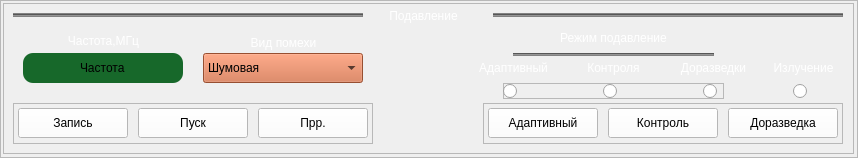
  <widget class="QFrame" name="frame_13">
   <property name="geometry">
    <rect>
     <x>810</x>
     <y>130</y>
     <width>858</width>
     <height>158</height>
    </rect>
   </property>
   <property name="frameShape">
    <enum>QFrame::StyledPanel</enum>
   </property>
   <property name="frameShadow">
    <enum>QFrame::Plain</enum>
   </property>
   <widget class="QFrame" name="frame_2">
    <property name="geometry">
     <rect>
      <x>3</x>
      <y>3</y>
      <width>851</width>
      <height>151</height>
     </rect>
    </property>
    <property name="frameShape">
     <enum>QFrame::StyledPanel</enum>
    </property>
    <property name="frameShadow">
     <enum>QFrame::Plain</enum>
    </property>
    <widget class="Line" name="line_8">
     <property name="geometry">
      <rect>
       <x>10</x>
       <y>10</y>
       <width>350</width>
       <height>4</height>
      </rect>
     </property>
     <property name="styleSheet">
      <string notr="true">background-color:rgb(130, 130, 130)</string>
     </property>
     <property name="orientation">
      <enum>Qt::Horizontal</enum>
     </property>
    </widget>
    <widget class="QComboBox" name="cb_mod_2">
     <property name="geometry">
      <rect>
       <x>200</x>
       <y>50</y>
       <width>160</width>
       <height>30</height>
      </rect>
     </property>
     <property name="cursor">
      <cursorShape>PointingHandCursor</cursorShape>
     </property>
     <property name="styleSheet">
      <string notr="true">background-color: rgb(212, 111, 68)</string>
     </property>
     <item>
      <property name="text">
       <string>Шумовая</string>
      </property>
     </item>
    </widget>
    <widget class="QLineEdit" name="start_2">
     <property name="geometry">
      <rect>
       <x>20</x>
       <y>50</y>
       <width>160</width>
       <height>30</height>
      </rect>
     </property>
     <property name="styleSheet">
      <string notr="true">background-color: rgb(23,104,42);
border-radius: 10px;
</string>
     </property>
     <property name="text">
      <string>Частота</string>
     </property>
     <property name="alignment">
      <set>Qt::AlignCenter</set>
     </property>
    </widget>
    <widget class="Line" name="line_9">
     <property name="geometry">
      <rect>
       <x>490</x>
       <y>10</y>
       <width>350</width>
       <height>4</height>
      </rect>
     </property>
     <property name="styleSheet">
      <string notr="true">background-color:rgb(130, 130, 130)</string>
     </property>
     <property name="orientation">
      <enum>Qt::Horizontal</enum>
     </property>
    </widget>
    <widget class="QRadioButton" name="radioButton_9">
     <property name="geometry">
      <rect>
       <x>790</x>
       <y>80</y>
       <width>21</width>
       <height>16</height>
      </rect>
     </property>
     <property name="text">
      <string/>
     </property>
    </widget>
    <widget class="QLabel" name="lbl_13">
     <property name="geometry">
      <rect>
       <x>360</x>
       <y>5</y>
       <width>121</width>
       <height>16</height>
      </rect>
     </property>
     <property name="styleSheet">
      <string notr="true">color: rgb(255, 255, 255);</string>
     </property>
     <property name="text">
      <string>Подавление</string>
     </property>
     <property name="alignment">
      <set>Qt::AlignCenter</set>
     </property>
    </widget>
    <widget class="QFrame" name="frame_14">
     <property name="geometry">
      <rect>
       <x>10</x>
       <y>100</y>
       <width>360</width>
       <height>41</height>
      </rect>
     </property>
     <property name="frameShape">
      <enum>QFrame::StyledPanel</enum>
     </property>
     <property name="frameShadow">
      <enum>QFrame::Plain</enum>
     </property>
     <widget class="QPushButton" name="btn_prr">
      <property name="geometry">
       <rect>
        <x>245</x>
        <y>5</y>
        <width>110</width>
        <height>30</height>
       </rect>
      </property>
      <property name="cursor">
       <cursorShape>PointingHandCursor</cursorShape>
      </property>
      <property name="styleSheet">
       <string notr="true">background-color: rgb(255,255,255)</string>
      </property>
      <property name="text">
       <string>Прр.</string>
      </property>
     </widget>
     <widget class="QPushButton" name="btn_pusk">
      <property name="geometry">
       <rect>
        <x>125</x>
        <y>5</y>
        <width>110</width>
        <height>30</height>
       </rect>
      </property>
      <property name="cursor">
       <cursorShape>PointingHandCursor</cursorShape>
      </property>
      <property name="styleSheet">
       <string notr="true">background-color: rgb(255,255,255)</string>
      </property>
      <property name="text">
       <string>Пуск</string>
      </property>
     </widget>
     <widget class="QPushButton" name="btn_z">
      <property name="geometry">
       <rect>
        <x>5</x>
        <y>5</y>
        <width>110</width>
        <height>30</height>
       </rect>
      </property>
      <property name="cursor">
       <cursorShape>PointingHandCursor</cursorShape>
      </property>
      <property name="styleSheet">
       <string notr="true">background-color: rgb(255,255,255)</string>
      </property>
      <property name="text">
       <string>Запись</string>
      </property>
     </widget>
    </widget>
    <widget class="QFrame" name="frame_15">
     <property name="geometry">
      <rect>
       <x>480</x>
       <y>100</y>
       <width>360</width>
       <height>41</height>
      </rect>
     </property>
     <property name="frameShape">
      <enum>QFrame::StyledPanel</enum>
     </property>
     <property name="frameShadow">
      <enum>QFrame::Plain</enum>
     </property>
     <widget class="QPushButton" name="btn_adaptiv">
      <property name="geometry">
       <rect>
        <x>5</x>
        <y>5</y>
        <width>110</width>
        <height>30</height>
       </rect>
      </property>
      <property name="cursor">
       <cursorShape>PointingHandCursor</cursorShape>
      </property>
      <property name="styleSheet">
       <string notr="true">background-color: rgb(255,255,255)</string>
      </property>
      <property name="text">
       <string>Адаптивный</string>
      </property>
     </widget>
     <widget class="QPushButton" name="btn_control">
      <property name="geometry">
       <rect>
        <x>125</x>
        <y>5</y>
        <width>110</width>
        <height>30</height>
       </rect>
      </property>
      <property name="cursor">
       <cursorShape>PointingHandCursor</cursorShape>
      </property>
      <property name="styleSheet">
       <string notr="true">background-color: rgb(255,255,255)</string>
      </property>
      <property name="text">
       <string>Контроль</string>
      </property>
     </widget>
     <widget class="QPushButton" name="btn_doraz">
      <property name="geometry">
       <rect>
        <x>245</x>
        <y>5</y>
        <width>110</width>
        <height>30</height>
       </rect>
      </property>
      <property name="cursor">
       <cursorShape>PointingHandCursor</cursorShape>
      </property>
      <property name="styleSheet">
       <string notr="true">background-color: rgb(255,255,255)</string>
      </property>
      <property name="text">
       <string>Доразведка</string>
      </property>
     </widget>
    </widget>
    <widget class="QLabel" name="lbl_21">
     <property name="geometry">
      <rect>
       <x>470</x>
       <y>50</y>
       <width>81</width>
       <height>30</height>
      </rect>
     </property>
     <property name="styleSheet">
      <string notr="true">color: rgb(255, 255, 255);
font: 9pt &quot;MS Shell Dlg 2&quot;;</string>
     </property>
     <property name="text">
      <string>Адаптивный</string>
     </property>
     <property name="alignment">
      <set>Qt::AlignCenter</set>
     </property>
    </widget>
    <widget class="QLabel" name="lbl_22">
     <property name="geometry">
      <rect>
       <x>570</x>
       <y>50</y>
       <width>81</width>
       <height>30</height>
      </rect>
     </property>
     <property name="styleSheet">
      <string notr="true">color: rgb(255, 255, 255);
font: 9pt &quot;MS Shell Dlg 2&quot;;</string>
     </property>
     <property name="text">
      <string>Контроля</string>
     </property>
     <property name="alignment">
      <set>Qt::AlignCenter</set>
     </property>
    </widget>
    <widget class="QLabel" name="lbl_23">
     <property name="geometry">
      <rect>
       <x>670</x>
       <y>50</y>
       <width>81</width>
       <height>30</height>
      </rect>
     </property>
     <property name="styleSheet">
      <string notr="true">color: rgb(255, 255, 255);
font: 9pt &quot;MS Shell Dlg 2&quot;;</string>
     </property>
     <property name="text">
      <string>Доразведки</string>
     </property>
     <property name="alignment">
      <set>Qt::AlignCenter</set>
     </property>
    </widget>
    <widget class="QLabel" name="lbl_24">
     <property name="geometry">
      <rect>
       <x>760</x>
       <y>50</y>
       <width>81</width>
       <height>30</height>
      </rect>
     </property>
     <property name="styleSheet">
      <string notr="true">color: rgb(255, 255, 255);
font: 9pt &quot;MS Shell Dlg 2&quot;;</string>
     </property>
     <property name="text">
      <string>Излучение</string>
     </property>
     <property name="alignment">
      <set>Qt::AlignCenter</set>
     </property>
    </widget>
    <widget class="QLabel" name="lbl_25">
     <property name="geometry">
      <rect>
       <x>510</x>
       <y>20</y>
       <width>201</width>
       <height>30</height>
      </rect>
     </property>
     <property name="styleSheet">
      <string notr="true">color: rgb(255, 255, 255);
font: 9pt &quot;MS Shell Dlg 2&quot;;</string>
     </property>
     <property name="text">
      <string>Режим подавление</string>
     </property>
     <property name="alignment">
      <set>Qt::AlignCenter</set>
     </property>
    </widget>
    <widget class="Line" name="line_3">
     <property name="geometry">
      <rect>
       <x>510</x>
       <y>50</y>
       <width>201</width>
       <height>3</height>
      </rect>
     </property>
     <property name="styleSheet">
      <string notr="true">background-color:rgb(130, 130, 130)</string>
     </property>
     <property name="orientation">
      <enum>Qt::Horizontal</enum>
     </property>
    </widget>
    <widget class="QLabel" name="lbl_26">
     <property name="geometry">
      <rect>
       <x>20</x>
       <y>30</y>
       <width>161</width>
       <height>16</height>
      </rect>
     </property>
     <property name="styleSheet">
      <string notr="true">color: rgb(255, 255, 255);</string>
     </property>
     <property name="text">
      <string>Частота,МГц</string>
     </property>
     <property name="alignment">
      <set>Qt::AlignCenter</set>
     </property>
    </widget>
    <widget class="QLabel" name="lbl_27">
     <property name="geometry">
      <rect>
       <x>200</x>
       <y>30</y>
       <width>161</width>
       <height>20</height>
      </rect>
     </property>
     <property name="styleSheet">
      <string notr="true">color: rgb(255, 255, 255);</string>
     </property>
     <property name="text">
      <string>Вид помехи</string>
     </property>
     <property name="alignment">
      <set>Qt::AlignCenter</set>
     </property>
    </widget>
    <widget class="QFrame" name="frame_18">
     <property name="geometry">
      <rect>
       <x>500</x>
       <y>80</y>
       <width>221</width>
       <height>16</height>
      </rect>
     </property>
     <property name="frameShape">
      <enum>QFrame::StyledPanel</enum>
     </property>
     <property name="frameShadow">
      <enum>QFrame::Raised</enum>
     </property>
     <widget class="QRadioButton" name="radioButton_6">
      <property name="geometry">
       <rect>
        <x>200</x>
        <y>0</y>
        <width>21</width>
        <height>16</height>
       </rect>
      </property>
      <property name="text">
       <string/>
      </property>
     </widget>
     <widget class="QRadioButton" name="radioButton_8">
      <property name="geometry">
       <rect>
        <x>0</x>
        <y>0</y>
        <width>21</width>
        <height>16</height>
       </rect>
      </property>
      <property name="text">
       <string/>
      </property>
     </widget>
     <widget class="QRadioButton" name="radioButton_7">
      <property name="geometry">
       <rect>
        <x>100</x>
        <y>0</y>
        <width>21</width>
        <height>16</height>
       </rect>
      </property>
      <property name="text">
       <string/>
      </property>
     </widget>
    </widget>
   </widget>
  </widget>
